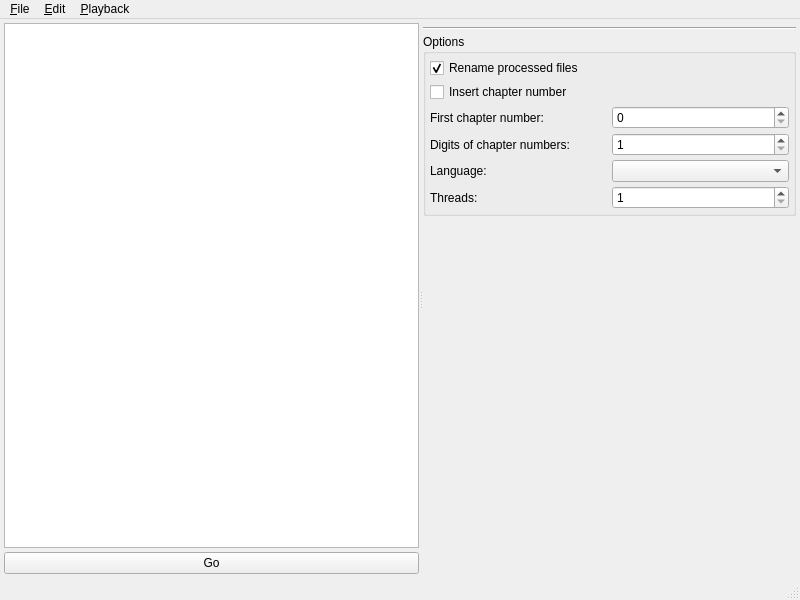
<?xml version="1.0" encoding="UTF-8"?>
<ui version="4.0">
 <class>WMainWindow</class>
 <widget class="QMainWindow" name="WMainWindow">
  <property name="geometry">
   <rect>
    <x>0</x>
    <y>0</y>
    <width>800</width>
    <height>600</height>
   </rect>
  </property>
  <property name="windowTitle">
   <string>AudioBooQer</string>
  </property>
  <widget class="QWidget" name="centralwidget">
   <layout class="QVBoxLayout" name="verticalLayout_3">
    <property name="spacing">
     <number>4</number>
    </property>
    <property name="leftMargin">
     <number>4</number>
    </property>
    <property name="topMargin">
     <number>4</number>
    </property>
    <property name="rightMargin">
     <number>4</number>
    </property>
    <property name="bottomMargin">
     <number>4</number>
    </property>
    <item>
     <widget class="QSplitter" name="splitter">
      <property name="orientation">
       <enum>Qt::Horizontal</enum>
      </property>
      <widget class="QWidget" name="layoutWidget">
       <layout class="QVBoxLayout" name="verticalLayout_2">
        <property name="spacing">
         <number>4</number>
        </property>
        <item>
         <widget class="QTreeView" name="chaptersView">
          <property name="font">
           <font>
            <pointsize>12</pointsize>
           </font>
          </property>
          <property name="editTriggers">
           <set>QAbstractItemView::EditKeyPressed</set>
          </property>
          <property name="alternatingRowColors">
           <bool>true</bool>
          </property>
          <property name="rootIsDecorated">
           <bool>true</bool>
          </property>
          <attribute name="headerVisible">
           <bool>false</bool>
          </attribute>
         </widget>
        </item>
        <item>
         <widget class="QPushButton" name="goButton">
          <property name="text">
           <string>Go</string>
          </property>
         </widget>
        </item>
       </layout>
      </widget>
      <widget class="QWidget" name="">
       <layout class="QVBoxLayout" name="verticalLayout">
        <property name="spacing">
         <number>4</number>
        </property>
        <item>
         <widget class="WAudioPlayer" name="playerWidget" native="true"/>
        </item>
        <item>
         <widget class="Line" name="line">
          <property name="orientation">
           <enum>Qt::Horizontal</enum>
          </property>
         </widget>
        </item>
        <item>
         <widget class="QGroupBox" name="groupBox">
          <property name="title">
           <string>Options</string>
          </property>
          <layout class="QGridLayout" name="gridLayout">
           <property name="leftMargin">
            <number>4</number>
           </property>
           <property name="topMargin">
            <number>4</number>
           </property>
           <property name="rightMargin">
            <number>4</number>
           </property>
           <property name="bottomMargin">
            <number>4</number>
           </property>
           <property name="spacing">
            <number>4</number>
           </property>
           <item row="0" column="0" colspan="2">
            <widget class="QCheckBox" name="renameCheck">
             <property name="text">
              <string>Rename processed files</string>
             </property>
             <property name="checked">
              <bool>true</bool>
             </property>
            </widget>
           </item>
           <item row="1" column="0" colspan="2">
            <widget class="QCheckBox" name="chapterNoCheck">
             <property name="text">
              <string>Insert chapter number</string>
             </property>
            </widget>
           </item>
           <item row="2" column="0">
            <widget class="QLabel" name="label">
             <property name="text">
              <string>First chapter number:</string>
             </property>
            </widget>
           </item>
           <item row="2" column="1">
            <widget class="QSpinBox" name="firstChapterSpin">
             <property name="minimum">
              <number>0</number>
             </property>
             <property name="maximum">
              <number>1000</number>
             </property>
            </widget>
           </item>
           <item row="3" column="0">
            <widget class="QLabel" name="label_2">
             <property name="text">
              <string>Digits of chapter numbers:</string>
             </property>
            </widget>
           </item>
           <item row="3" column="1">
            <widget class="QSpinBox" name="numberWidthSpin">
             <property name="minimum">
              <number>1</number>
             </property>
             <property name="maximum">
              <number>10</number>
             </property>
            </widget>
           </item>
           <item row="4" column="0">
            <widget class="QLabel" name="label_3">
             <property name="text">
              <string>Language:</string>
             </property>
            </widget>
           </item>
           <item row="4" column="1">
            <widget class="QComboBox" name="languageCombo"/>
           </item>
           <item row="5" column="0">
            <widget class="QLabel" name="label_4">
             <property name="text">
              <string>Threads:</string>
             </property>
            </widget>
           </item>
           <item row="5" column="1">
            <widget class="QSpinBox" name="threadSpin">
             <property name="minimum">
              <number>1</number>
             </property>
             <property name="maximum">
              <number>256</number>
             </property>
            </widget>
           </item>
          </layout>
         </widget>
        </item>
        <item>
         <widget class="WAudioFormat" name="formatWidget" native="true"/>
        </item>
        <item>
         <spacer name="verticalSpacer">
          <property name="orientation">
           <enum>Qt::Vertical</enum>
          </property>
          <property name="sizeHint" stdset="0">
           <size>
            <width>20</width>
            <height>40</height>
           </size>
          </property>
         </spacer>
        </item>
       </layout>
      </widget>
     </widget>
    </item>
   </layout>
  </widget>
  <widget class="QMenuBar" name="menubar">
   <property name="geometry">
    <rect>
     <x>0</x>
     <y>0</y>
     <width>800</width>
     <height>25</height>
    </rect>
   </property>
   <widget class="QMenu" name="menu_File">
    <property name="title">
     <string>&amp;File</string>
    </property>
    <addaction name="openDirAction"/>
    <addaction name="separator"/>
    <addaction name="bindBookAction"/>
    <addaction name="separator"/>
    <addaction name="editTagAction"/>
    <addaction name="separator"/>
    <addaction name="quitAction"/>
   </widget>
   <widget class="QMenu" name="menu_Edit">
    <property name="title">
     <string>&amp;Edit</string>
    </property>
    <addaction name="newChapterAction"/>
    <addaction name="dissolveChapterAction"/>
   </widget>
   <widget class="QMenu" name="menu_Playback">
    <property name="title">
     <string>&amp;Playback</string>
    </property>
    <addaction name="previousAction"/>
    <addaction name="stopAction"/>
    <addaction name="playAction"/>
    <addaction name="nextAction"/>
   </widget>
   <addaction name="menu_File"/>
   <addaction name="menu_Edit"/>
   <addaction name="menu_Playback"/>
  </widget>
  <widget class="QStatusBar" name="statusbar"/>
  <action name="quitAction">
   <property name="text">
    <string>&amp;Quit</string>
   </property>
  </action>
  <action name="openDirAction">
   <property name="text">
    <string>&amp;Open directory...</string>
   </property>
  </action>
  <action name="newChapterAction">
   <property name="text">
    <string>Create &amp;new chapter</string>
   </property>
   <property name="toolTip">
    <string>Create new chapter</string>
   </property>
  </action>
  <action name="previousAction">
   <property name="text">
    <string>Pre&amp;vious</string>
   </property>
  </action>
  <action name="stopAction">
   <property name="text">
    <string>&amp;Stop</string>
   </property>
  </action>
  <action name="playAction">
   <property name="text">
    <string>&amp;Play</string>
   </property>
  </action>
  <action name="nextAction">
   <property name="text">
    <string>Ne&amp;xt</string>
   </property>
  </action>
  <action name="dissolveChapterAction">
   <property name="text">
    <string>&amp;Dissolve last chapter</string>
   </property>
  </action>
  <action name="editTagAction">
   <property name="text">
    <string>Edit &amp;tag...</string>
   </property>
   <property name="shortcut">
    <string>Ctrl+T</string>
   </property>
  </action>
  <action name="bindBookAction">
   <property name="text">
    <string>&amp;Bind book...</string>
   </property>
   <property name="shortcut">
    <string>Ctrl+B</string>
   </property>
  </action>
 </widget>
 <customwidgets>
  <customwidget>
   <class>WAudioPlayer</class>
   <extends>QWidget</extends>
   <header>waudioplayer.h</header>
   <container>1</container>
  </customwidget>
  <customwidget>
   <class>WAudioFormat</class>
   <extends>QWidget</extends>
   <header>WAudioFormat.h</header>
   <container>1</container>
  </customwidget>
 </customwidgets>
 <tabstops>
  <tabstop>chaptersView</tabstop>
  <tabstop>renameCheck</tabstop>
  <tabstop>chapterNoCheck</tabstop>
  <tabstop>firstChapterSpin</tabstop>
  <tabstop>numberWidthSpin</tabstop>
  <tabstop>languageCombo</tabstop>
  <tabstop>threadSpin</tabstop>
  <tabstop>goButton</tabstop>
 </tabstops>
 <resources/>
 <connections/>
</ui>
